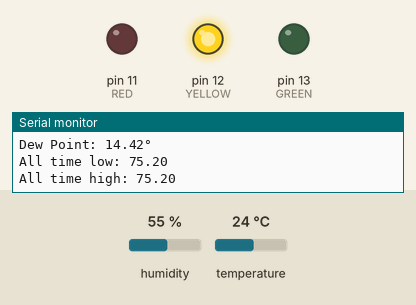
This sketch was run on a simulated Arduino Uno, built with avr-gcc and run on an emulated ATmega328P. Shown: output pins drawn as LEDs (lit = HIGH), the last lines printed to the serial monitor. The test bench sets the inputs (shaded band); at power-on: temperature 24 °C, humidity 55 %.

Above: at 1.7 s.
1.8 s: temperature set to 12 °C
At 3.5 s:
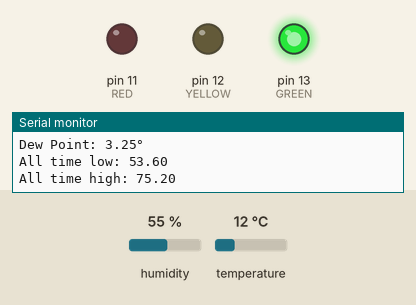
5.2 s: temperature set to 19 °C
At 6.7 s:
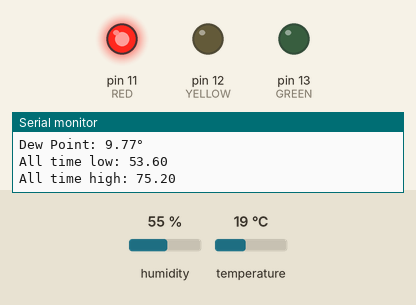
Timing chart, 0 to 8.5 s (numbered marks = the images above; inputs shaded):
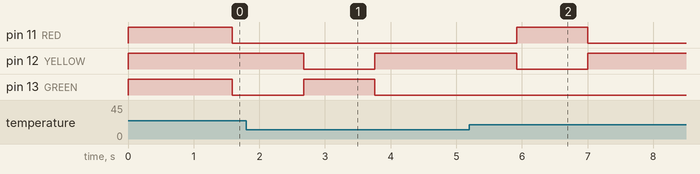

The sketch:

sketch_dec17a.ino
```cpp
//Celsius to Fahrenheit conversion
double Fahrenheit(double celsius)
{
  return 1.8 * celsius + 32;
}

double dewPoint(double celsius, double humidity)
{
  // (1) Saturation Vapor Pressure = ESGG(T)
  double RATIO = 373.15 / (273.15 + celsius);
  double RHS = -7.90298 * (RATIO - 1);
  RHS += 5.02808 * log10(RATIO);
  RHS += -1.3816e-7 * (pow(10, (11.344 * (1 - 1/RATIO ))) - 1) ;
  RHS += 8.1328e-3 * (pow(10, (-3.49149 * (RATIO - 1))) - 1) ;
  RHS += log10(1013.246);

        // factor -3 is to adjust units - Vapor Pressure SVP * humidity
  double VP = pow(10, RHS - 3) * humidity;

        // (2) DEWPOINT = F(Vapor Pressure)
  double T = log(VP/0.61078);   // temp var
  return (241.88 * T) / (17.558 - T);
}

#include <dht.h>

#define DHT11_PIN 7
#define GREEN LED_BUILTIN
#define YELLOW 12
#define RED 11

dht DHT;
double lastTemp;
double allTimeHighTemperature;
double allTimeLowTemperature;

// the setup routine runs once when you press reset:
void setup() {
  Serial.begin(9600);

  pinMode(GREEN, OUTPUT); // green
  pinMode(YELLOW, OUTPUT); // yellow
  pinMode(RED, OUTPUT); // red

  digitalWrite(GREEN, HIGH);
  digitalWrite(YELLOW, HIGH);
  digitalWrite(RED, HIGH);
  delay(500);

  lastTemp = 999;
  allTimeHighTemperature = -50;
  allTimeLowTemperature = 999;
}

void clearLeds() {
  digitalWrite(GREEN, LOW);
  digitalWrite(YELLOW, LOW);
  digitalWrite(RED, LOW);
}

// the loop routine runs over and over again forever:
void loop() {
  DHT.read11(DHT11_PIN);

  double t = DHT.temperature;
  double h = DHT.humidity;
  double d = dewPoint(t, h);

  if (lastTemp != 999) {
    if (lastTemp == t) {
      clearLeds();
      digitalWrite(YELLOW, HIGH);
      Serial.println("Status: YELLOW");
    } else if (t < lastTemp) {
      clearLeds();
      digitalWrite(GREEN, HIGH);
      Serial.println("Status: GREEN");
    } else if (t > lastTemp) {
      clearLeds();
      digitalWrite(RED, HIGH);
      Serial.println("Status: RED");
    }
  }

  lastTemp = t;

  if (lastTemp > allTimeHighTemperature) {
    allTimeHighTemperature = lastTemp;
  }

  if (lastTemp < allTimeLowTemperature) {
    allTimeLowTemperature = lastTemp;
  }

  Serial.print("Temperature: ");
  Serial.print(Fahrenheit(t));
  Serial.println("°");

  Serial.print("Humidity: ");
  Serial.print(h);
  Serial.println("%");

  Serial.print("Dew Point: ");
  Serial.print(d);
  Serial.println("°");

  Serial.print("All time low: ");
  Serial.println(Fahrenheit(allTimeLowTemperature));

  Serial.print("All time high: ");
  Serial.println(Fahrenheit(allTimeHighTemperature));

  Serial.println();
  delay(1000);
}
```

Measured:
- after the input at 1.8 s, pin 12 (YELLOW): HIGH → LOW after 0.87 s, → HIGH 1.1 s later; pin 13 (GREEN): LOW → HIGH after 0.87 s, → LOW 1.1 s later
- after the input at 5.2 s, pin 11 (RED): LOW → HIGH after 0.72 s, → LOW 1.1 s later; pin 12 (YELLOW): HIGH → LOW after 0.72 s, → HIGH 1.1 s later
